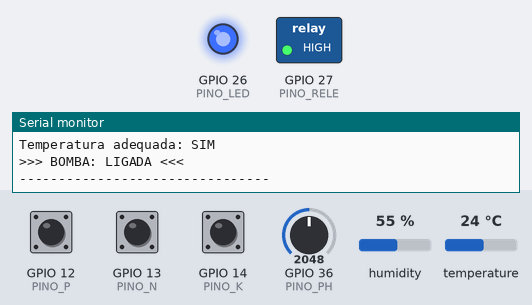
Bench run of a program on a simulated ESP32. On the bench: switched loads named in the program (green lamp = pin HIGH), output pins drawn as LEDs (lit = HIGH), the last lines printed to the serial monitor. Inputs (shaded band) come from the test bench; at power-on: humidity 55 %, GPIO 12 (PINO_P) HIGH, GPIO 13 (PINO_N) HIGH, GPIO 14 (PINO_K) HIGH, GPIO 36 (PINO_PH) = 2048, temperature 24 °C.

Above: at 2.2 s.
2.3 s: humidity set to 68 %
5.0 s: humidity set to 71 %
At 6.4 s:
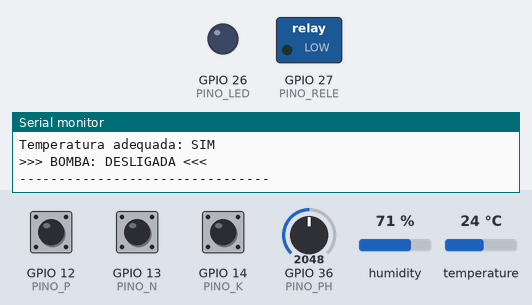
Timing chart, 0 to 8.0 s (numbered marks = the images above; inputs shaded):
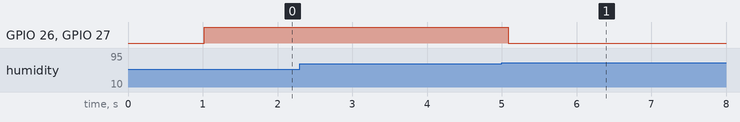

The program:

main.cpp
```cpp
#include <Arduino.h>
#include <DHT.h>

// ==========================
// PINOS
// ==========================
#define PINO_N    13
#define PINO_P    12
#define PINO_K    14
#define PINO_PH   36   // VP - conectado ao potenciômetro
#define PINO_DHT  23
#define PINO_RELE 27
#define PINO_LED  26

// ==========================
// DHT22
// ==========================
#define TIPO_DHT DHT22
DHT dht(PINO_DHT, TIPO_DHT);

// ==========================
// PARÂMETROS - ALFACE
// ==========================
const float PH_MINIMO          = 6.0;
const float PH_MAXIMO          = 7.0;
const float UMIDADE_LIMITE     = 70.0;
const float TEMPERATURA_MINIMA = 15.0;
const int   NUTRIENTES_MINIMOS = 0;

// ==========================
// VARIÁVEIS
// ==========================
bool bombaLigada = false;

void setup() {
  Serial.begin(115200);
  delay(1000);

  pinMode(PINO_N,    INPUT_PULLUP);
  pinMode(PINO_P,    INPUT_PULLUP);
  pinMode(PINO_K,    INPUT_PULLUP);
  pinMode(PINO_RELE, OUTPUT);
  pinMode(PINO_LED,  OUTPUT);

  digitalWrite(PINO_RELE, LOW);
  digitalWrite(PINO_LED,  LOW);

  dht.begin();

  Serial.println("======================================");
  Serial.println("  FarmTech Solutions - Irrigacao      ");
  Serial.println("  Cultura: Alface                     ");
  Serial.println("  pH ideal: 6.0 a 7.0                 ");
  Serial.println("======================================");
}

void loop() {

  Serial.println(">>> LOOP EXECUTANDO <<<");

  // --- Leitura dos nutrientes ---
  bool nitrogenio = (digitalRead(PINO_N) == LOW);
  bool fosforo    = (digitalRead(PINO_P) == LOW);
  bool potassio   = (digitalRead(PINO_K) == LOW);

  int nutrientes = 0;
  if (nitrogenio) nutrientes++;
  if (fosforo)    nutrientes++;
  if (potassio)   nutrientes++;

  // --- Leitura do pH ---
  int   leituraPH  = analogRead(PINO_PH);
  float phSimulado = 5.0 + (leituraPH / 4095.0) * 3.0;

  // --- Leitura do DHT22 ---
  float umidade     = dht.readHumidity();
  float temperatura = dht.readTemperature();
  bool  erroDHT     = isnan(umidade) || isnan(temperatura);

  // --- Condições ---
  bool phOk          = (phSimulado >= PH_MINIMO && phSimulado <= PH_MAXIMO);
  bool umidadeOk     = (!erroDHT && umidade < UMIDADE_LIMITE);
  bool nutrientesOk  = (nutrientes >= NUTRIENTES_MINIMOS);
  bool temperaturaOk = (!erroDHT && temperatura >= TEMPERATURA_MINIMA);

  bool ligarBomba = phOk && umidadeOk && nutrientesOk && temperaturaOk;

  // --- Acionamento ---
  if (ligarBomba) {
    digitalWrite(PINO_RELE, HIGH);
    digitalWrite(PINO_LED,  HIGH);
    bombaLigada = true;
  } else {
    digitalWrite(PINO_RELE, LOW);
    digitalWrite(PINO_LED,  LOW);
    bombaLigada = false;
  }

  // --- SERIAL (DENTRO DO LOOP) ---
  Serial.println("----------- LEITURA -----------");

  Serial.print("N (Nitrogenio): ");
  Serial.println(nitrogenio ? "PRESENTE" : "AUSENTE");

  Serial.print("P (Fosforo): ");
  Serial.println(fosforo ? "PRESENTE" : "AUSENTE");

  Serial.print("K (Potassio): ");
  Serial.println(potassio ? "PRESENTE" : "AUSENTE");

  Serial.print("Total nutrientes: ");
  Serial.println(nutrientes);

  Serial.print("Potenciometro pH (raw): ");
  Serial.println(leituraPH);

  Serial.print("pH simulado: ");
  Serial.println(phSimulado, 2);

  if (erroDHT) {
    Serial.println("ERRO: DHT22 nao respondeu!");
  } else {
    Serial.print("Umidade: ");
    Serial.print(umidade, 1);
    Serial.println(" %");

    Serial.print("Temperatura: ");
    Serial.print(temperatura, 1);
    Serial.println(" C");
  }

  Serial.println("--------- DIAGNOSTICO ---------");

  Serial.print("pH adequado: ");
  Serial.println(phOk ? "SIM" : "NAO");

  Serial.print("Solo seco: ");
  Serial.println(umidadeOk ? "SIM" : "NAO");

  Serial.print("Nutrientes suficientes: ");
  Serial.println(nutrientesOk ? "SIM" : "NAO");

  Serial.print("Temperatura adequada: ");
  Serial.println(temperaturaOk ? "SIM" : "NAO");

  Serial.print(">>> BOMBA: ");
  Serial.println(bombaLigada ? "LIGADA <<<" : "DESLIGADA <<<");

  Serial.println("--------------------------------\n");

  delay(2000);
}
```

Measured:
- the behaviour switches between 69 and 70 % on humidity (found by bisection; images 0 and 1)
- after the input at 5.0 s, GPIO 26 (PINO_LED), GPIO 27 (PINO_RELE): HIGH → LOW after 0.09 s
